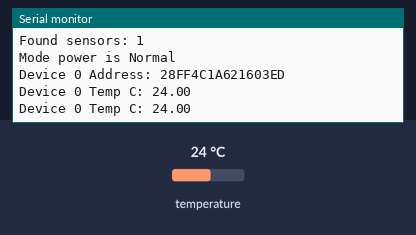
This sketch was run on a simulated Arduino Uno, built with avr-gcc and run on an emulated ATmega328P. Parts: the last lines printed to the serial monitor. The inputs (shaded band) are chosen by the test bench; at power-on: temperature 24 °C.

Above: at 3.3 s.
3.4 s: temperature set to 12 °C
At 5.1 s:
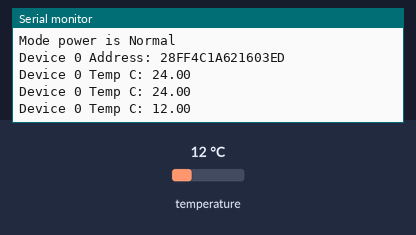
5.9 s: temperature set to 19 °C
At 6.4 s:
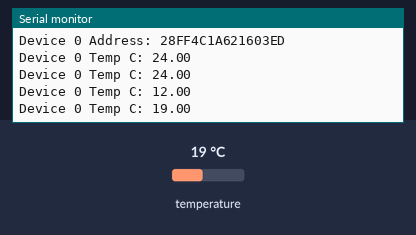
Timing chart, 0 to 8.9 s (numbered marks = the images above; inputs shaded):
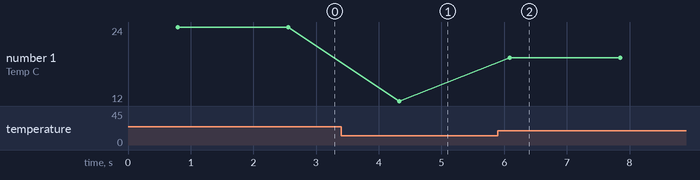

Measured:
- after the input at 3.4 s, the serial monitor: prints a new line after 0.92 s (image 1)
- after the input at 5.9 s, the serial monitor: prints a new line after 0.19 s (image 2)
- plotted number 1: 24 → 12 after the input at 3.4 s, 12 → 19 after the input at 5.9 s

The sketch:

multipleSensors.ino
```cpp
// библиотека для работы с протоколом 1-Wire
#include <OneWire.h>
// библиотека для работы с датчиком DS18B20
#include <DallasTemperature.h>

// сигнальный провод датчика
#define ONE_WIRE_BUS 2

// создаём объект для работы с библиотекой OneWire
OneWire oneWire(ONE_WIRE_BUS);
// создадим объект для работы с библиотекой DallasTemperature
DallasTemperature sensors(&oneWire);
// создаём указатель массив для хранения адресов датчиков
DeviceAddress *sensorsUnique;
// количество датчиков на шине
int countSensors;

// функция вывода адреса датчика
void printAddress(DeviceAddress deviceAddress)
{
    for (uint8_t i = 0; i < 8; i++)
    {
        if (deviceAddress[i] < 16)
            Serial.print("0");
        Serial.print(deviceAddress[i], HEX);
    }
}

void setup()
{
    // инициализируем работу Serial-порта
    Serial.begin(9600);
    // ожидаем открытия Serial-порта
    while (!Serial)
        ;
    // начинаем работу с датчиком
    sensors.begin();
    // выполняем поиск устройств на шине
    countSensors = sensors.getDeviceCount();
    Serial.print("Found sensors: ");
    Serial.println(countSensors);
    // выделяем память в динамическом массиве под количество обнаруженных сенсоров
    sensorsUnique = new DeviceAddress[countSensors];

    // определяем в каком режиме питания подключены сенсоры
    if (sensors.isParasitePowerMode())
    {
        Serial.println("Mode power is Parasite");
    }
    else
    {
        Serial.println("Mode power is Normal");
    }

    // делаем запрос на получение адресов датчиков
    for (int i = 0; i < countSensors; i++)
    {
        sensors.getAddress(sensorsUnique[i], i);
    }
    // выводим полученные адреса
    for (int i = 0; i < countSensors; i++)
    {
        Serial.print("Device ");
        Serial.print(i);
        Serial.print(" Address: ");
        printAddress(sensorsUnique[i]);
        Serial.println();
    }
    Serial.println();
    // устанавливаем разрешение всех датчиков в 12 бит
    for (int i = 0; i < countSensors; i++)
    {
        sensors.setResolution(sensorsUnique[i], 12);
    }
}

void loop()
{
    // переменная для хранения температуры
    float temperature[10];
    // отправляем запрос на измерение температуры всех сенсоров
    sensors.requestTemperatures();
    // считываем данные из регистра каждого датчика по очереди
    for (int i = 0; i < countSensors; i++)
    {
        temperature[i] = sensors.getTempCByIndex(i);
    }
    // выводим температуру в Serial-порт по каждому датчику
    for (int i = 0; i < countSensors; i++)
    {
        Serial.print("Device ");
        Serial.print(i);
        Serial.print(" Temp C: ");
        Serial.print(temperature[i]);
        Serial.println();
    }
    Serial.println();
    // ждём одну секунду
    delay(1000);
}
```
